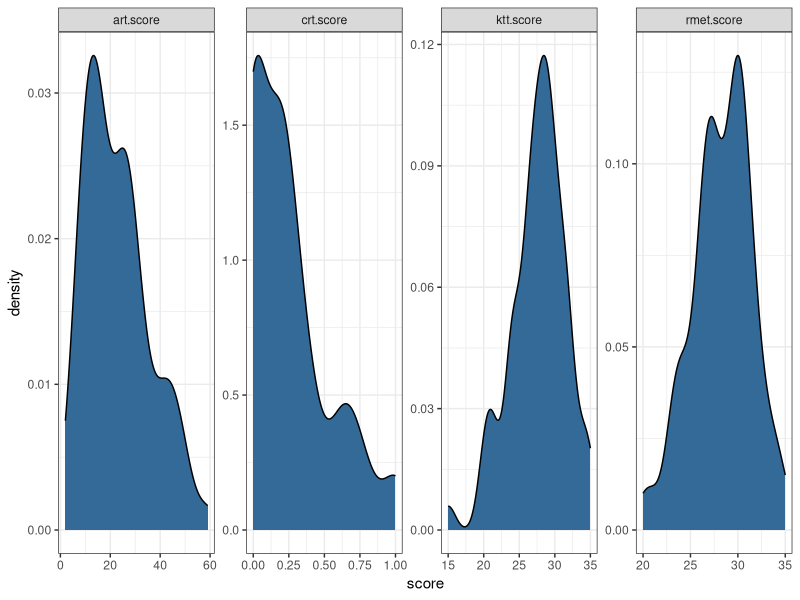
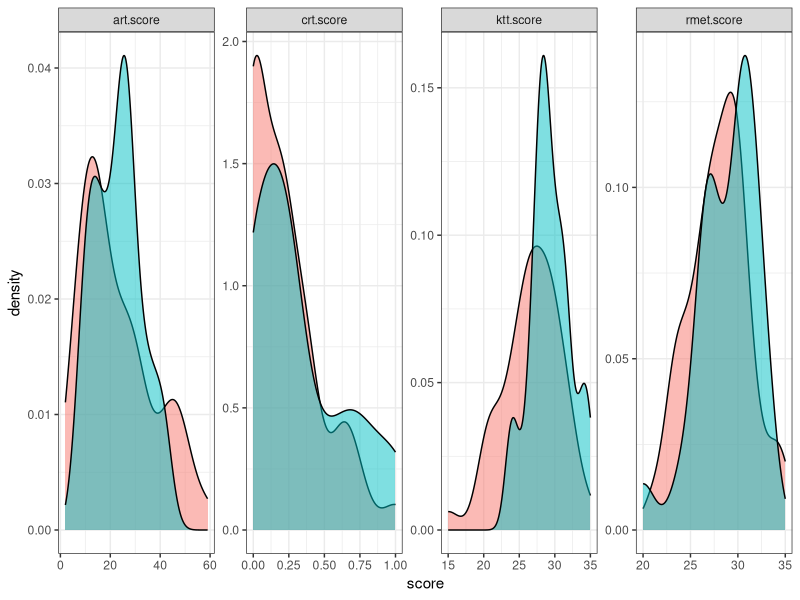

Write R code to recreate these figures, in order. (Note: this script raises an error after producing the figures.)
## ---- chunk 1


library(lme4)
library(lmerTest)
library(tidyverse)

theme_set(theme_bw())


myNorm = function(x) {
  return(x * 2 / (max(x) - min(x)))
}

## ---- chunk 2



d.adaptation = read.csv("../data/5_adaptation_data-merged.csv")
d.ktt = read.csv("../data/1_scores_ktt-anon.csv") %>% 
  dplyr::filter(is.na(exclude) | exclude != 1) %>%
  dplyr::select(workerid, score) %>% 
  dplyr::rename (ktt.score = score) 
d.rmet = read.csv("../data/2_scores_rmet-anon.csv") %>%
  dplyr::filter(is.na(exclude) | exclude != 1) %>%
  dplyr::select("workerid", "score") %>% 
  dplyr::rename (rmet.score = score)
d.crt = read.csv("../data/3_crt_scores-anon.csv") %>%
  dplyr::filter(is.na(exclude) | exclude != 1) %>%
  dplyr::select("workerid", "crt") %>% 
  dplyr::rename(crt.score = crt)

d.art = read.csv("../data/4_art_scores_with_timeouts_false_pos-anon.csv") %>%
  dplyr::filter(is.na(exclude) | exclude != 1) %>%
  dplyr::select("workerid", "art.score") 

d.ktt.all = read.csv("../data/1_scores_ktt-anon.csv") %>%
  dplyr::select(workerid, score)

print(paste("Number of participants before ID test exclusions:", length(unique(d.ktt.all$workerid))))

d.adapter_types = d.adaptation %>% 
  merge(., d.ktt.all) %>% 
  dplyr::mutate(aligned = (condition == most_likely_model)) %>%
  dplyr::group_by(workerid) %>%
  dplyr::summarize(adapter = (sum(aligned) == 2)) %>%
  dplyr::group_by(adapter) %>%
  dplyr::summarize(count = n()) %>%
  dplyr::mutate(freq = count / sum(count))

knitr::kable(d.adapter_types)

d = d.adaptation %>% 
  merge(., d.ktt) %>% 
  merge(., d.rmet) %>% 
  merge(., d.crt) %>% 
  merge(., d.art) 
# remove one outlier
#%>% dplyr::filter(ktt.score > 15)

d.adapter_types = d %>% 
  dplyr::mutate(aligned = (condition == most_likely_model)) %>%
  dplyr::group_by(workerid) %>%
  dplyr::summarize(adapter = (sum(aligned) == 2)) %>%
  dplyr::group_by(adapter) %>%
  dplyr::summarize(count = n()) %>%
  dplyr::mutate(freq = count / sum(count))

print(paste("Number of participants after ID test exclusions:", length(unique(d$workerid))))
knitr::kable(d.adapter_types)

d.diff = d %>% 
  dplyr::filter(condition == "cautious") %>%
  dplyr::rename(likelihood_ratio.cautious = likelihood_ratio) %>%
  dplyr::select(workerid, ktt.score, rmet.score, crt.score, art.score, likelihood_ratio.cautious) %>%
  merge(d %>% 
          dplyr::filter(condition == "confident") %>%
          dplyr::rename(likelihood_ratio.confident = likelihood_ratio) %>%
          dplyr::select(workerid, likelihood_ratio.confident)) %>%
  mutate(likelihood_diff = likelihood_ratio.confident - likelihood_ratio.cautious)

d = d %>% 
  dplyr::mutate(aligned = (condition == most_likely_model)) %>%
  dplyr::group_by(workerid) %>%
  dplyr::summarize(adapter = (sum(aligned) == 2)) %>%
  dplyr::select(workerid, adapter) %>%
  merge(d, .)

d.long = d %>% 
  pivot_longer(tidyselect::ends_with(".score"), 
               names_to = "measure", 
               values_to = "score")

d.long %>% 
  ggplot(aes(x=score, fill=1)) + 
    geom_density() + 
    theme(legend.position = "none") + 
    facet_wrap(~measure, ncol = 4, scales = "free")

d.long %>% 
  ggplot(aes(x=score, fill=adapter)) + 
    geom_density(alpha=0.5) + 
    theme(legend.position = "none") + 
    facet_wrap(~measure, ncol = 4, scales = "free")





d = d %>% dplyr::mutate(condition = factor(condition),
                 test_order = factor(test_order),
                 first_speaker_type = factor(first_speaker_type))
contrasts(d$condition) = contr.sum(2)
colnames(contrasts(d$condition)) = c("cautious")
contrasts(d$test_order) = contr.sum(2)
colnames(contrasts(d$test_order)) = c("parallel")
contrasts(d$first_speaker_type) = contr.sum(2)
colnames(contrasts(d$first_speaker_type)) = c("cautious")

model = lmer(formula= likelihood_ratio ~ condition + 
               test_order + 
               first_speaker_type + 
               prior_likelihood_ratio + 
               first_speaker_type * condition + 
               (1| workerid), 
             data = d)

print(summary(model))

d$art.score = myNorm(myCenter(d$art.score))

model = lmer(formula= likelihood_ratio ~ condition + 
               test_order + 
               first_speaker_type + 
               prior_likelihood_ratio + 
               first_speaker_type * condition + 
               art.score * condition +
               (1| workerid), 
             data = d)

print(summary(model))

d$ktt.score = myNorm(myCenter(d$ktt.score))


model = lmer(formula= likelihood_ratio ~ condition + 
               test_order + 
               first_speaker_type + 
               prior_likelihood_ratio + 
               first_speaker_type * condition + 
               ktt.score * condition +
               (1| workerid), 
             data = d)

print(summary(model))

d$rmet.score = myNorm(myCenter(d$rmet.score))

model = lmer(formula= likelihood_ratio ~ condition + 
               test_order + 
               first_speaker_type + 
               prior_likelihood_ratio + 
               first_speaker_type * condition + 
               rmet.score * condition +
               (1| workerid), 
             data = d)

print(summary(model))

d$crt.score = myNorm(myCenter(d$crt.score))


model = lmer(formula= likelihood_ratio ~ condition + 
               test_order + 
               first_speaker_type + 
               prior_likelihood_ratio + 
               first_speaker_type * condition + 
               crt.score * condition +
               (1| workerid), 
             data = d)

print(summary(model))

model = lmer(formula= likelihood_ratio ~ condition + 
               test_order + 
               first_speaker_type + 
               prior_likelihood_ratio + 
               first_speaker_type * condition + 
               art.score * condition +
               ktt.score * condition +
               rmet.score * condition +
               crt.score * condition +
               (1| workerid), 
             data = d)

print(summary(model), correlation=TRUE)

## ---- chunk 3

d.diff %>%
 ggplot(aes(x=ktt.score, y=likelihood_diff)) + 
  geom_smooth(method="lm") + 
  geom_point() + 
  geom_point(col = "red", pch=3, 
             data = d.diff %>% 
               dplyr::group_by(ktt.score) %>% 
               dplyr::summarize(likelihood_diff = mean(likelihood_diff))) +
  ggtitle("KTT")

d.diff %>%
 ggplot(aes(x=art.score, y=likelihood_diff)) + 
  geom_smooth(method="lm") + 
  geom_point() + 
  geom_point(col = "red", pch=3, 
             data = d.diff %>% 
               dplyr::group_by(art.score) %>% 
               dplyr::summarize(likelihood_diff = mean(likelihood_diff))) +
  ggtitle("ART")


d.diff %>%
 ggplot(aes(x=crt.score, y=likelihood_diff)) + 
  geom_smooth(method="lm") + 
  geom_point() + 
  geom_point(col = "red", pch=3, 
             data = d.diff %>% 
               dplyr::group_by(crt.score) %>% 
               dplyr::summarize(likelihood_diff = mean(likelihood_diff))) +
  ggtitle("CRT")

d.diff %>%
 ggplot(aes(x=rmet.score, y=likelihood_diff)) + 
  geom_smooth(method="lm") + 
  geom_point() + 
  geom_point(col = "red", pch=3, 
             data = d.diff %>% 
               dplyr::group_by(rmet.score) %>% 
               dplyr::summarize(likelihood_diff = mean(likelihood_diff))) +
  ggtitle("RMET")


## ---- chunk 4

step_res = lmerTest::step(model)
final = lmerTest::get_model(step_res)

print(summary(final))


## ---- chunk 5

d = d.adaptation %>% 
  merge(., d.ktt)

d.adapter_types = d %>% 
  dplyr::mutate(aligned = (condition == most_likely_model)) %>%
  dplyr::group_by(workerid) %>%
  dplyr::summarize(adapter = (sum(aligned) == 2)) %>%
  dplyr::group_by(adapter) %>%
  dplyr::summarize(count = n()) %>%
  dplyr::mutate(freq = count / sum(count))

print(paste("Number of participants after ID test exclusions:", length(unique(d$workerid))))
knitr::kable(d.adapter_types)

d = d %>% dplyr::mutate(condition = factor(condition),
                 test_order = factor(test_order),
                 first_speaker_type = factor(first_speaker_type))
contrasts(d$condition) = contr.sum(2)
colnames(contrasts(d$condition)) = c("cautious")
contrasts(d$test_order) = contr.sum(2)
colnames(contrasts(d$test_order)) = c("parallel")
contrasts(d$first_speaker_type) = contr.sum(2)
colnames(contrasts(d$first_speaker_type)) = c("cautious")


d.diff = d %>% 
  dplyr::filter(condition == "cautious") %>%
  dplyr::rename(likelihood_ratio.cautious = likelihood_ratio) %>%
  dplyr::select(workerid, ktt.score, likelihood_ratio.cautious) %>%
  merge(d %>% 
          dplyr::filter(condition == "confident") %>%
          dplyr::rename(likelihood_ratio.confident = likelihood_ratio) %>%
          dplyr::select(workerid, likelihood_ratio.confident)) %>%
  mutate(likelihood_diff = likelihood_ratio.confident - likelihood_ratio.cautious)



d$ktt.score = myNorm(myCenter(d$ktt.score))


model = lmer(formula= likelihood_ratio ~ condition + 
               test_order + 
               first_speaker_type + 
               prior_likelihood_ratio + 
               first_speaker_type * condition + 
               ktt.score * condition +
               (1| workerid), 
             data = d)
step_res = lmerTest::step(model)
final = lmerTest::get_model(step_res)

print(summary(final))

d.diff %>%
 ggplot(aes(x=ktt.score, y=likelihood_diff)) + 
  geom_smooth(method="lm") + 
  geom_point() + 
  geom_point(col = "red", pch=3, 
             data = d.diff %>% 
               dplyr::group_by(ktt.score) %>% 
               dplyr::summarize(likelihood_diff = mean(likelihood_diff))) +
  ggtitle("KTT")
